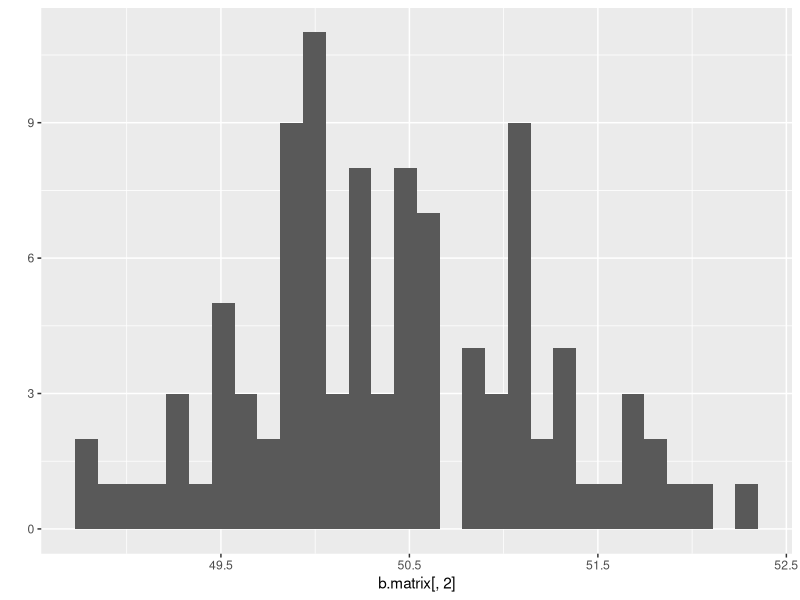
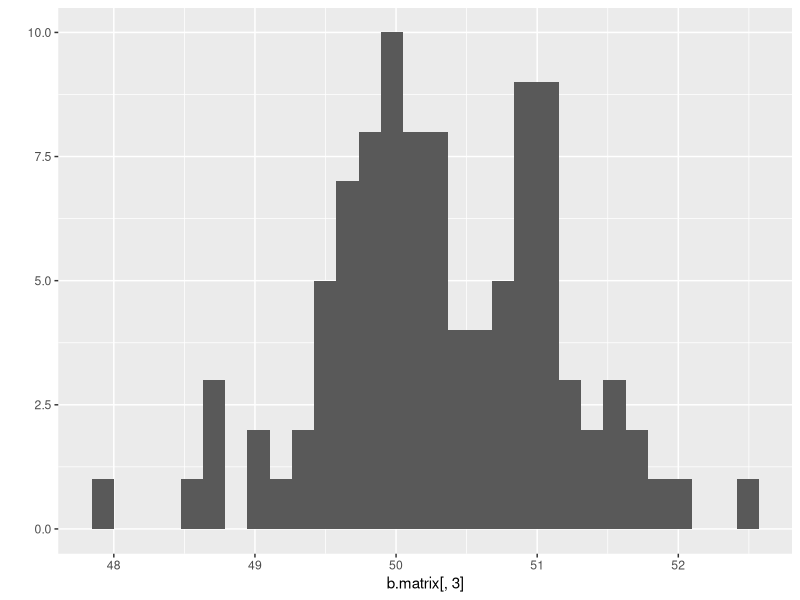
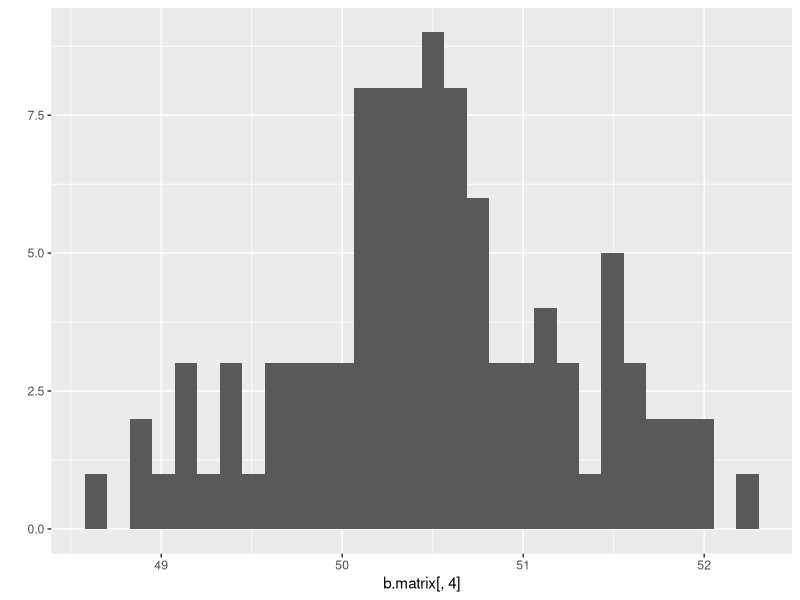

These figures' R source, in order:
## ---- chunk 1
knitr::opts_chunk$set(echo = TRUE)
## ---- chunk 2
# Using a for loop, write a function to calculate the number of zeroes in a numeric vector. Before entering the loop, set up a counter variable counter <- 0. Inside the loop, add 1 to counter each time you have a zero in the matrix. Finally, use return(counter) for the output.

my_vec <- sample(0:100, size=100)
print(my_vec)

counter <- 0

for(i in 1:length(my_vec)){
  if(my_vec[i] == 0){
    counter <- counter + 1
  }
}

print(counter)
## ---- chunk 3
# Use subsetting instead of a loop to rewrite the function as a single line of code.

my_vec <- sample(0:100, size=100)
print(my_vec)

my_vec[my_vec == 0] # how do i get this to return a count?
## ---- chunk 4
# Write a function that takes as input two integers representing the number of rows and columns in a matrix. The output is a matrix of these dimensions in which each element is the product of the row number x the column number.

# Making the matrix

x <- 5
y <- 10

fake.matrix <- matrix(data=NA,nrow=x,ncol=y)
print(fake.matrix)

for (i in 1:nrow(fake.matrix)) {
  for (j in 1:ncol(fake.matrix)) {
    fake.matrix[i,j] <- i*j
  } # end of column j loop
} # end of row i loop

print(fake.matrix)

# Creating the custom function to multiple col # by row #
row.times.col <- function(x=2,y=3){
  fake.matrix <- matrix(data=NA,nrow=x,ncol=y)
  for (i in 1:nrow(fake.matrix)) {
    for (j in 1:ncol(fake.matrix)) {
      fake.matrix[i,j] <- i*j
  } # end of column j loop
} # end of row i loop
return(fake.matrix)

}

# Testing with default values
row.times.col()

# Testing with inputting values
row.times.col(3,6)
## ---- chunk 5
# In the next few lectures, you will learn how to do a randomization test on your data. We will complete some of the steps today to practice calling custom functions within a for loop. Use the code from the March 31st lecture (Randomization Tests) to complete the following steps:

# Simulate a dataset with 3 groups of data, each group drawn from a distribution with a different mean. The final data frame should have 1 column for group and 1 column for the response variable.

library(ggplot2)
library(tidyverse)

group1 <- rnorm(100, mean = 50, sd = 5)
group2 <- rnorm(100, mean = 60, sd = 5)
group3 <- rnorm(100, mean = 40, sd = 5)

fake.data <- data.frame(group1, group2, group3)
print(fake.data)

fake.data <- fake.data %>%
  pivot_longer(cols=group1:group3,
               names_to = "Group",
               values_to = "ResponseVariable")
head(fake.data)

# Write a custom function that 1) reshuffles the response variable, and 2) calculates the mean of each group in the reshuffled data. Store the means in a vector of length 3.

##################################################
# function: shuffleData
# randomize data for regression analysis and get the mean of newly shuffled values
# input: 2-column data frame (group, response)
# output: 2-column data frame (group, response)
#------------------------------------------------- 
shuffleData <- function(z=dataframe) {
                z$ResponseVariable <- sample(z$ResponseVariable)
                
z1 <- z[z$Group == "group1",]
z2 <- z[z$Group == "group2",]
z3 <- z[z$Group == "group3",]

mean1 <- mean(z1$ResponseVariable)
mean2 <- mean(z2$ResponseVariable)
mean3 <- mean(z3$ResponseVariable)

mean_vec <- c(mean1,mean2,mean3)

return(mean_vec)
}

shuffleData(fake.data)

# Use a for loop to repeat the function in b 100 times. Store the results in a data frame that has 1 column indicating the replicate number and 1 column for each new group mean, for a total of 4 columns.

# Make an empty matrix to start

a.matrix <- matrix(data = NA, nrow = 100, ncol = 3)
print(a.matrix)

# Write a for loop to get 100 rows of means
for(i in 1:100){
  a.matrix[i,] <- shuffleData(fake.data)
}

print(a.matrix)

# Making that into a data frame
rep_number <- seq(1:100)

b.matrix <- cbind(rep_number, a.matrix)

# Renaming the columns so they make sense
colnames(b.matrix) <- c("Replicate_Number","Group_1_Mean","Group_2_Mean","Group_3_Mean")

print(b.matrix)

# Use qplot() to create a histogram of the means for each reshuffled group. Or, if you want a challenge, use ggplot() to overlay all 3 histograms in the same figure. How do the distributions of reshuffled means compare to the original means?

# Group 1 Means
qplot(b.matrix[,2])

# Group 2 Means
qplot(b.matrix[,3])

# Group 3 Means
qplot(b.matrix[,4])
